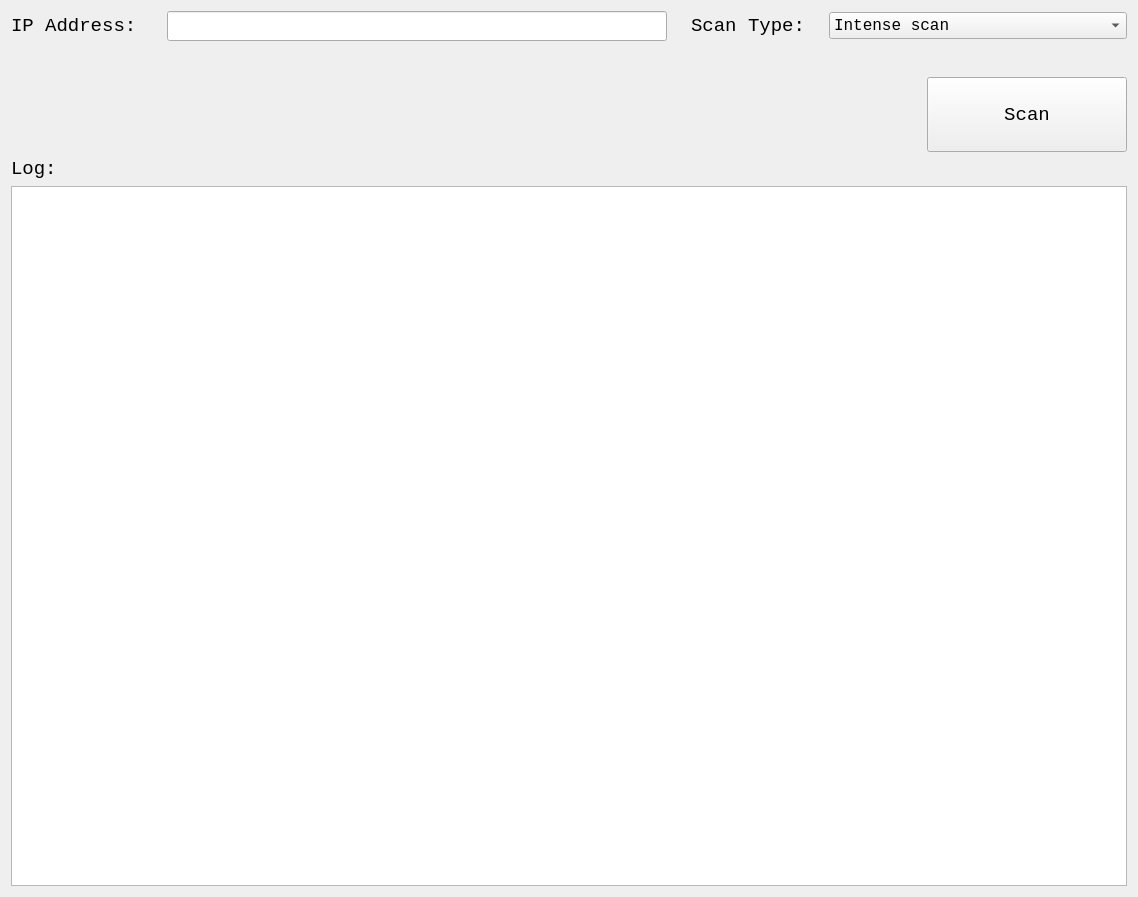
          <widget class="QWidget" name="PortScannerTab">
           <attribute name="title">
            <string>Port Scanner</string>
           </attribute>
           <layout class="QGridLayout" name="gridLayout_14">
            <item row="0" column="0">
             <layout class="QVBoxLayout" name="verticalLayout_34">
              <item>
               <layout class="QVBoxLayout" name="verticalLayout_27">
                <item>
                 <layout class="QHBoxLayout" name="horizontalLayout_15">
                  <item>
                   <widget class="QLabel" name="ip_address_label_2">
                    <property name="minimumSize">
                     <size>
                      <width>150</width>
                      <height>0</height>
                     </size>
                    </property>
                    <property name="font">
                     <font>
                      <family>Monospace</family>
                      <pointsize>14</pointsize>
                     </font>
                    </property>
                    <property name="text">
                     <string>IP Address:  </string>
                    </property>
                   </widget>
                  </item>
                  <item>
                   <widget class="QLineEdit" name="port_scanner_ip_address">
                    <property name="minimumSize">
                     <size>
                      <width>500</width>
                      <height>0</height>
                     </size>
                    </property>
                    <property name="font">
                     <font>
                      <family>Monospace</family>
                      <pointsize>14</pointsize>
                     </font>
                    </property>
                    <property name="text">
                     <string/>
                    </property>
                   </widget>
                  </item>
                  <item>
                   <widget class="QLabel" name="ip_address_label_6">
                    <property name="minimumSize">
                     <size>
                      <width>150</width>
                      <height>0</height>
                     </size>
                    </property>
                    <property name="font">
                     <font>
                      <family>Monospace</family>
                      <pointsize>14</pointsize>
                     </font>
                    </property>
                    <property name="layoutDirection">
                     <enum>Qt::LeftToRight</enum>
                    </property>
                    <property name="text">
                     <string>&lt;html&gt;&lt;head/&gt;&lt;body&gt;&lt;p align=&quot;center&quot;&gt;Scan Type:&lt;/p&gt;&lt;/body&gt;&lt;/html&gt;</string>
                    </property>
                   </widget>
                  </item>
                  <item>
                   <widget class="QComboBox" name="port_scanner_scan_type">
                    <property name="sizePolicy">
                     <sizepolicy hsizetype="Expanding" vsizetype="Fixed">
                      <horstretch>0</horstretch>
                      <verstretch>0</verstretch>
                     </sizepolicy>
                    </property>
                    <property name="minimumSize">
                     <size>
                      <width>87</width>
                      <height>0</height>
                     </size>
                    </property>
                    <property name="font">
                     <font>
                      <family>Monospace</family>
                      <pointsize>12</pointsize>
                     </font>
                    </property>
                    <item>
                     <property name="text">
                      <string>Intense scan</string>
                     </property>
                    </item>
                    <item>
                     <property name="text">
                      <string>Intense scan plus UDP</string>
                     </property>
                    </item>
                    <item>
                     <property name="text">
                      <string>Intense scan, all TCP ports</string>
                     </property>
                    </item>
                    <item>
                     <property name="text">
                      <string>Intense scan, no ping</string>
                     </property>
                    </item>
                    <item>
                     <property name="text">
                      <string>Ping scan</string>
                     </property>
                    </item>
                    <item>
                     <property name="text">
                      <string>Quick scan</string>
                     </property>
                    </item>
                    <item>
                     <property name="text">
                      <string>Quick scan plus</string>
                     </property>
                    </item>
                    <item>
                     <property name="text">
                      <string>Regular scan</string>
                     </property>
                    </item>
                   </widget>
                  </item>
                 </layout>
                </item>
                <item>
                 <layout class="QHBoxLayout" name="horizontalLayout_16">
                  <item>
                   <spacer name="horizontalSpacer_15">
                    <property name="orientation">
                     <enum>Qt::Horizontal</enum>
                    </property>
                    <property name="sizeHint" stdset="0">
                     <size>
                      <width>800</width>
                      <height>20</height>
                     </size>
                    </property>
                   </spacer>
                  </item>
                  <item>
                   <layout class="QVBoxLayout" name="verticalLayout_9">
                    <item>
                     <spacer name="verticalSpacer_11">
                      <property name="orientation">
                       <enum>Qt::Vertical</enum>
                      </property>
                      <property name="sizeType">
                       <enum>QSizePolicy::MinimumExpanding</enum>
                      </property>
                      <property name="sizeHint" stdset="0">
                       <size>
                        <width>20</width>
                        <height>30</height>
                       </size>
                      </property>
                     </spacer>
                    </item>
                    <item>
                     <widget class="QPushButton" name="port_scanner_button">
                      <property name="minimumSize">
                       <size>
                        <width>200</width>
                        <height>75</height>
                       </size>
                      </property>
                      <property name="font">
                       <font>
                        <family>Monospace</family>
                        <pointsize>14</pointsize>
                       </font>
                      </property>
                      <property name="text">
                       <string>Scan</string>
                      </property>
                     </widget>
                    </item>
                   </layout>
                  </item>
                 </layout>
                </item>
               </layout>
              </item>
              <item>
               <layout class="QVBoxLayout" name="verticalLayout_33">
                <item>
                 <widget class="QLabel" name="label_9">
                  <property name="font">
                   <font>
                    <family>Monospace</family>
                    <pointsize>14</pointsize>
                   </font>
                  </property>
                  <property name="text">
                   <string>Log:</string>
                  </property>
                 </widget>
                </item>
                <item>
                 <widget class="QTextBrowser" name="port_scanner_log">
                  <property name="minimumSize">
                   <size>
                    <width>0</width>
                    <height>700</height>
                   </size>
                  </property>
                  <property name="font">
                   <font>
                    <family>Monospace</family>
                    <pointsize>12</pointsize>
                   </font>
                  </property>
                  <property name="html">
                   <string>&lt;!DOCTYPE HTML PUBLIC &quot;-//W3C//DTD HTML 4.0//EN&quot; &quot;http://www.w3.org/TR/REC-html40/strict.dtd&quot;&gt;
&lt;html&gt;&lt;head&gt;&lt;meta name=&quot;qrichtext&quot; content=&quot;1&quot; /&gt;&lt;style type=&quot;text/css&quot;&gt;
p, li { white-space: pre-wrap; }
&lt;/style&gt;&lt;/head&gt;&lt;body style=&quot; font-family:'Monospace'; font-size:12pt; font-weight:400; font-style:normal;&quot;&gt;
&lt;p style=&quot;-qt-paragraph-type:empty; margin-top:0px; margin-bottom:0px; margin-left:0px; margin-right:0px; -qt-block-indent:0; text-indent:0px;&quot;&gt;&lt;br /&gt;&lt;/p&gt;&lt;/body&gt;&lt;/html&gt;</string>
                  </property>
                 </widget>
                </item>
               </layout>
              </item>
             </layout>
            </item>
           </layout>
          </widget>
